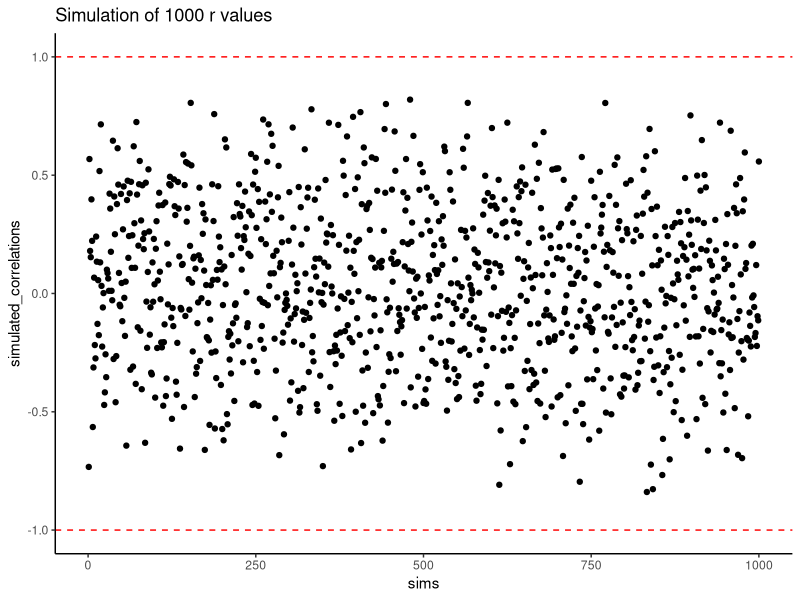
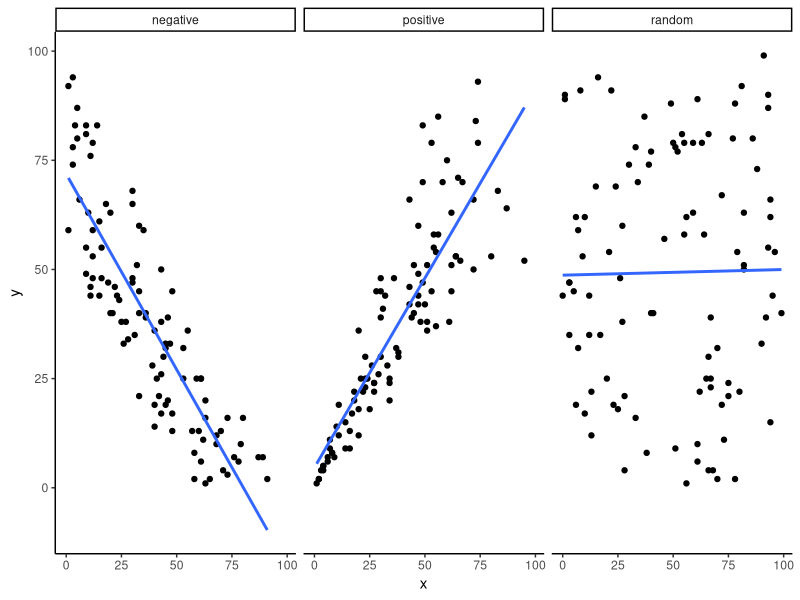

Source code (R) for these figures, in order: (Note: this script raises an error after producing the figures.)
## ---- chunk 1
set.seed(456)
ball<-1:10
north_pole<-round(round(runif(10,1,10)))
south_pole<-round(round(runif(10,1,10)))

df_balls<-data.frame(ball,north_pole,south_pole)

knitr::kable(df_balls)

## ---- chunk 2
library(ggplot2)
simulated_correlations <- c() # create empty vector 
set.seed(123)
for(sim in 1:1000){
  # pick 10 random numbers between 1 and 10 and round the result to the nearest integer
  north_pole <- round(runif(10,1,10)) 
  south_pole <- round(runif(10,1,10))
  # save each calculated correlation in the vector
  simulated_correlations[sim] <- cor(north_pole,south_pole) 
}

# Generate a scatterplot with the simulated correlations
sim_df <- data.frame(sims=1:1000,simulated_correlations)
ggplot(sim_df, aes(x = sims, y = simulated_correlations))+
  geom_point()+
  theme_classic()+
  geom_hline(yintercept = -1, color="red", linetype = 2)+
  geom_hline(yintercept = 1, color="red", linetype = 2)+
  ggtitle("Simulation of 1000 r values")
## ---- chunk 3
set.seed(999)
subject_x<-1:100
chocolate_x<-round(1:100*runif(100,.5,1))
happiness_x<-round(1:100*runif(100,.5,1))

df_positive<-data.frame(subject_x,chocolate_x,happiness_x)

subject_x<-1:100
chocolate_x<-round(1:100*runif(100,.5,1))
happiness_x<-round(100:1*runif(100,.5,1))

df_negative<-data.frame(subject_x,chocolate_x,happiness_x)

subject_x<-1:100
chocolate_x<-round(runif(100,0,100))
happiness_x<-round(runif(100,0,100))

df_random<-data.frame(subject_x,chocolate_x,happiness_x)

all_data<-rbind(df_positive,df_negative,df_random)
all_data<-cbind(all_data,correlation=rep(c("positive","negative","random"),each=100))

ggplot(all_data,aes(x=chocolate_x,y=happiness_x))+
  geom_point()+
  geom_smooth(method=lm,se=FALSE)+
  theme_classic()+
  facet_wrap(~correlation)+
  xlab("x")+
  ylab("y")

## ---- chunk 4

if (knitr:::is_latex_output()) {
  knitr::include_graphics("figures/gifs/corUnifn10-1.png")
} else {
  knitr::include_graphics("figures/gifs/corUnifn10-1.gif")
}

## ---- chunk 5

ggplot(sim_df,aes(x=simulated_correlations))+
  geom_histogram(bins=40, color="white") +
  xlim(-1,1) +
  theme_classic()
## ---- chunk 6
all_df<-data.frame()
set.seed(123)
for(s_size in  c(10,50,100,1000)){
  simulated_correlations <- length(0)
  for(sim in 1:1000){
    north_pole <- runif(s_size,1,10)
    south_pole <- runif(s_size,1,10)
    simulated_correlations[sim] <- cor(north_pole,south_pole)
  }
sim_df <- data.frame(sample_size=rep(s_size,1000),sims=1:1000,simulated_correlations)
all_df<-rbind(all_df,sim_df)
}


ggplot(all_df,aes(x=simulated_correlations))+
  geom_histogram(bins=40, color="white")+
  facet_wrap(~sample_size,scales = "free_y")
  theme_classic()

## ---- chunk 7

if (knitr:::is_latex_output()) {
  knitr::include_graphics("figures/gifs/corUnifFourNs-1.png")
} else {
  knitr::include_graphics("figures/gifs/corUnifFourNs-1.gif")
}

## ---- chunk 8

if (knitr:::is_latex_output()) {
  knitr::include_graphics("figures/gifs/corRealgif-1.png")
} else {
  knitr::include_graphics("figures/gifs/corRealgif-1.gif")
}

## ---- chunk 9

emphCol <- rgb(0,0,1)
emphColLight <- rgb(.5,.5,1)
emphGrey <- grey(.5)
eps <- TRUE
colour <- TRUE

probabilities <- c( .5, .3, .1, 0, .1)
	eventNames <- c( "Blue jeans", "Grey jeans", "Black jeans", 
					 "Black suit", "Blue track" )
	
	# draw the plot
	barplot( 
		height= probabilities, 
		xlab = "Event",
		ylab = "Probability of event",
		names.arg = eventNames,
		density = 10,
		col = ifelse(colour,emphCol,emphGrey)
	)
## ---- chunk 10

knitr::include_graphics("figures/probability/binomSkulls20-eps-converted-to.png")
## ---- chunk 11
dbinom( x = 4, size = 20, prob = 1/6 )
## ---- chunk 12

knitr::include_graphics("figures/probability/Binomial2.png")
## ---- chunk 13
pbinom(q= 4, size = 20, prob = 1/6)
## ---- chunk 14
qbinom(p = 0.75, size = 20, prob = 1/6 )
## ---- chunk 15
rbinom(n = 100, size = 20, prob = 1/6 )
## ---- chunk 16
knitr::include_graphics("figures/probability/Normal_formula.png")
## ---- chunk 17
knitr::include_graphics(path="figures/gifs/normalMovingMean-1.gif")
## ---- chunk 18
knitr::include_graphics(path="figures/gifs/normalMovingSD-1.gif")
## ---- chunk 19
dnorm( x = 1, mean = 1, sd = 0.1 )
## ---- chunk 20
xval <- seq(-5,5,.01)
	yval <- dt( xval, df=3)
	plot( 	xval, yval, lwd=3, ylab="Probability Density", xlab="Observed Value",
			frame.plot = FALSE, col="blue", type="l", ylim=c(0,.4)
	)
	lines( xval, dnorm(xval,0,1), lty=2, col="grey")
## ---- chunk 21
scores <- round(rnorm(5,65,5),digits=1)
print(scores)
## ---- chunk 22
round((scores-65)/5,2)
